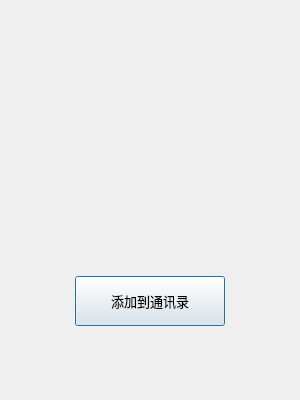
<?xml version="1.0" encoding="UTF-8"?>
<ui version="4.0">
 <class>FindSuccessDialog</class>
 <widget class="QDialog" name="FindSuccessDialog">
  <property name="geometry">
   <rect>
    <x>0</x>
    <y>0</y>
    <width>300</width>
    <height>400</height>
   </rect>
  </property>
  <property name="sizePolicy">
   <sizepolicy hsizetype="Preferred" vsizetype="Preferred">
    <horstretch>0</horstretch>
    <verstretch>0</verstretch>
   </sizepolicy>
  </property>
  <property name="minimumSize">
   <size>
    <width>300</width>
    <height>400</height>
   </size>
  </property>
  <property name="maximumSize">
   <size>
    <width>300</width>
    <height>400</height>
   </size>
  </property>
  <property name="windowTitle">
   <string>Dialog</string>
  </property>
  <layout class="QVBoxLayout" name="verticalLayout">
   <property name="leftMargin">
    <number>0</number>
   </property>
   <property name="topMargin">
    <number>0</number>
   </property>
   <property name="rightMargin">
    <number>0</number>
   </property>
   <property name="bottomMargin">
    <number>0</number>
   </property>
   <item>
    <widget class="QWidget" name="widget_2" native="true">
     <layout class="QHBoxLayout" name="horizontalLayout">
      <property name="spacing">
       <number>15</number>
      </property>
      <property name="leftMargin">
       <number>9</number>
      </property>
      <property name="topMargin">
       <number>0</number>
      </property>
      <property name="rightMargin">
       <number>9</number>
      </property>
      <property name="bottomMargin">
       <number>0</number>
      </property>
      <item>
       <widget class="QLabel" name="iconLabel">
        <property name="minimumSize">
         <size>
          <width>80</width>
          <height>80</height>
         </size>
        </property>
        <property name="maximumSize">
         <size>
          <width>80</width>
          <height>80</height>
         </size>
        </property>
        <property name="text">
         <string/>
        </property>
       </widget>
      </item>
      <item>
       <widget class="QWidget" name="widget_3" native="true">
        <layout class="QVBoxLayout" name="verticalLayout_2">
         <property name="spacing">
          <number>0</number>
         </property>
         <property name="leftMargin">
          <number>0</number>
         </property>
         <property name="topMargin">
          <number>0</number>
         </property>
         <property name="rightMargin">
          <number>0</number>
         </property>
         <property name="bottomMargin">
          <number>0</number>
         </property>
         <item>
          <spacer name="verticalSpacer">
           <property name="orientation">
            <enum>Qt::Vertical</enum>
           </property>
           <property name="sizeType">
            <enum>QSizePolicy::Fixed</enum>
           </property>
           <property name="sizeHint" stdset="0">
            <size>
             <width>20</width>
             <height>40</height>
            </size>
           </property>
          </spacer>
         </item>
         <item>
          <widget class="QLabel" name="nameLabel">
           <property name="minimumSize">
            <size>
             <width>0</width>
             <height>40</height>
            </size>
           </property>
           <property name="maximumSize">
            <size>
             <width>16777215</width>
             <height>40</height>
            </size>
           </property>
           <property name="font">
            <font>
             <pointsize>14</pointsize>
             <weight>75</weight>
             <bold>true</bold>
            </font>
           </property>
           <property name="text">
            <string/>
           </property>
          </widget>
         </item>
         <item>
          <widget class="QLabel" name="descLabel">
           <property name="minimumSize">
            <size>
             <width>0</width>
             <height>40</height>
            </size>
           </property>
           <property name="maximumSize">
            <size>
             <width>16777215</width>
             <height>40</height>
            </size>
           </property>
           <property name="font">
            <font>
             <pointsize>11</pointsize>
             <italic>true</italic>
             <underline>true</underline>
            </font>
           </property>
           <property name="text">
            <string/>
           </property>
           <property name="alignment">
            <set>Qt::AlignLeading|Qt::AlignLeft|Qt::AlignTop</set>
           </property>
          </widget>
         </item>
         <item>
          <spacer name="verticalSpacer_2">
           <property name="orientation">
            <enum>Qt::Vertical</enum>
           </property>
           <property name="sizeType">
            <enum>QSizePolicy::Fixed</enum>
           </property>
           <property name="sizeHint" stdset="0">
            <size>
             <width>20</width>
             <height>20</height>
            </size>
           </property>
          </spacer>
         </item>
        </layout>
       </widget>
      </item>
     </layout>
    </widget>
   </item>
   <item>
    <widget class="QWidget" name="widget" native="true">
     <layout class="QHBoxLayout" name="horizontalLayout_2">
      <item>
       <widget class="ClickButton" name="friendApplyLabel">
        <property name="minimumSize">
         <size>
          <width>150</width>
          <height>50</height>
         </size>
        </property>
        <property name="maximumSize">
         <size>
          <width>150</width>
          <height>50</height>
         </size>
        </property>
        <property name="font">
         <font>
          <pointsize>10</pointsize>
         </font>
        </property>
        <property name="text">
         <string>添加到通讯录</string>
        </property>
       </widget>
      </item>
     </layout>
    </widget>
   </item>
  </layout>
 </widget>
 <customwidgets>
  <customwidget>
   <class>ClickButton</class>
   <extends>QPushButton</extends>
   <header>clickbutton.h</header>
  </customwidget>
 </customwidgets>
 <resources/>
 <connections/>
</ui>
